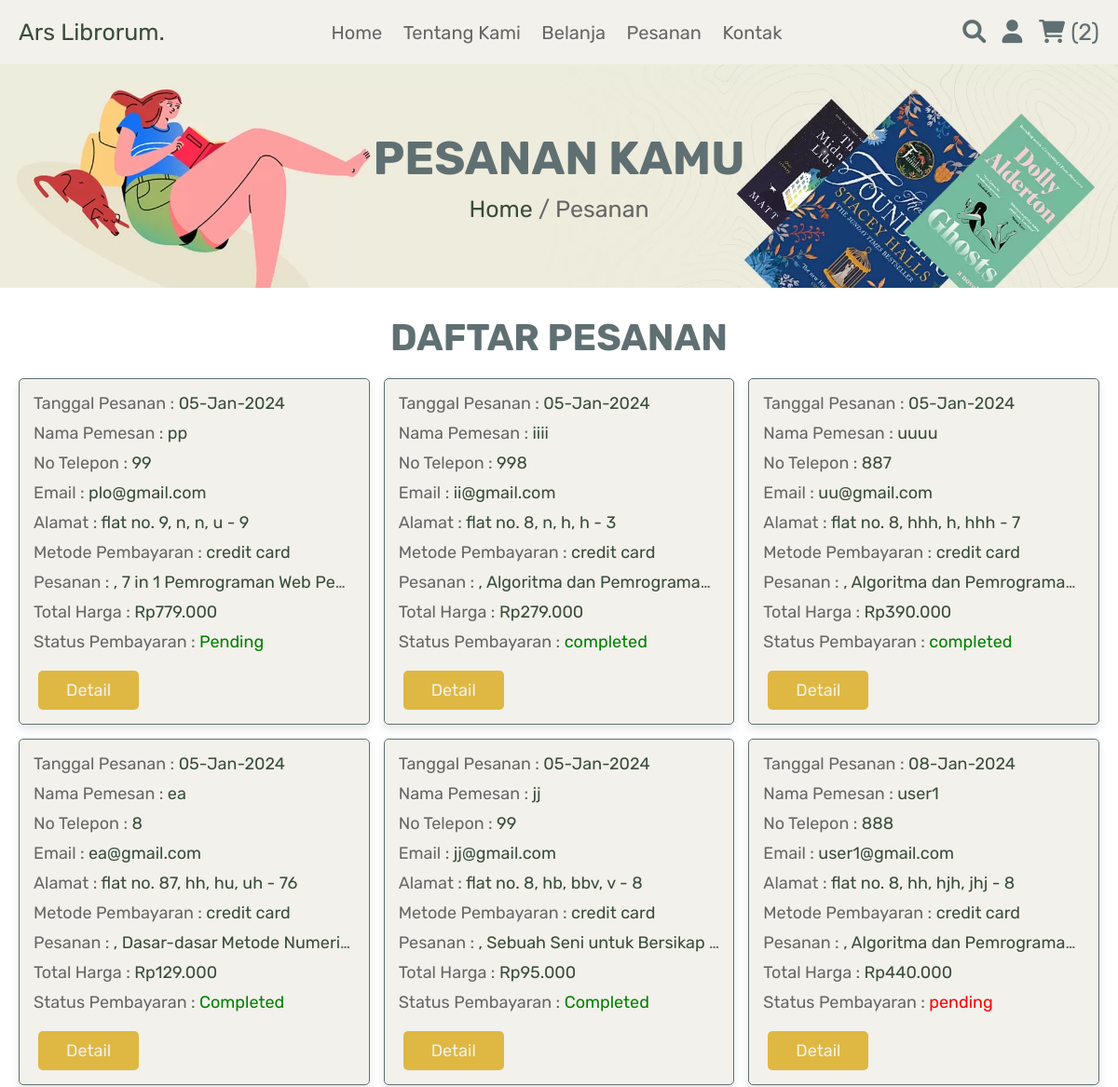
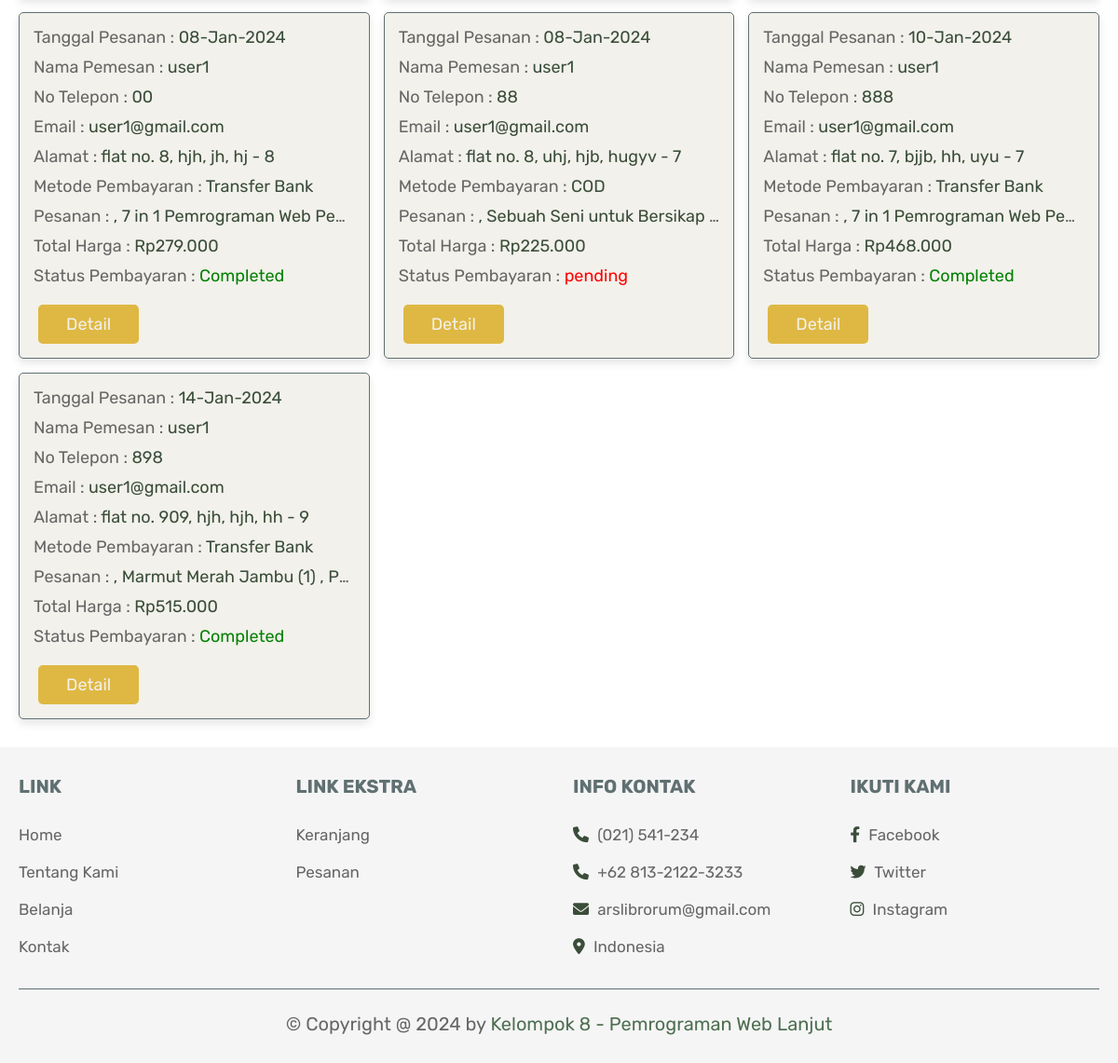
The app's page /orders.php (signed in) with its own data (2 pictures, top to bottom).
### tables this page shows
CREATE TABLE `orders` (
  `id` int(100) NOT NULL,
  `user_id` int(100) NOT NULL,
  `name` varchar(100) NOT NULL,
  `number` varchar(12) NOT NULL,
  `email` varchar(100) NOT NULL,
  `method` varchar(50) NOT NULL,
  `address` varchar(500) NOT NULL,
  `total_products` varchar(1000) NOT NULL,
  `total_price` int(100) NOT NULL,
  `placed_on` varchar(50) NOT NULL,
  `payment_status` varchar(20) NOT NULL DEFAULT 'pending'
);

### orders.php (the view, shortened to what this page needs)
<?php
include 'config.php';
$user_id = $_SESSION['user_id'];
?>
<!DOCTYPE html>
<html lang="en">
<head>
   <link rel="stylesheet" href="https://cdnjs.cloudflare.com/ajax/libs/font-awesome/6.0.0/css/all.min.css">
   <link rel="stylesheet" href="css/style.css">
</head>
<body>
<?php include 'header.php'; ?>
<div class="heading">
   <h3>Pesanan Kamu</h3>
   <p> <a href="home.php">Home</a> / Pesanan </p>
</div>
<section class="placed-orders">
   <h1 class="title">Daftar Pesanan</h1>
   <div class="box-container">
      <?php
         $order_query = mysqli_query($conn, "SELECT * FROM `orders` WHERE user_id = '$user_id'") or die('query failed');
         if(mysqli_num_rows($order_query) > 0){
            while($fetch_orders = mysqli_fetch_assoc($order_query)){
      ?>
      <div class="box">
         <p> Tanggal Pesanan : <span><?php echo $fetch_orders['placed_on']; ?></span> </p>
         <p> Nama Pemesan : <span><?php echo $fetch_orders['name']; ?></span> </p>
         <p> No Telepon : <span><?php echo $fetch_orders['number']; ?></span> </p>
         <p> Email : <span><?php echo $fetch_orders['email']; ?></span> </p>
         <p> Alamat : <span><?php echo $fetch_orders['address']; ?></span> </p>
         <p> Metode Pembayaran : <span><?php echo $fetch_orders['method']; ?></span> </p>
         <p> Pesanan : <span><?php echo $fetch_orders['total_products']; ?></span> </p>
         <p> Total Harga : <span>Rp<?php echo number_format($fetch_orders['total_price'], 0, ',', '.'); ?></span> </p>
         <p> Status Pembayaran : <span style="color:<?php if($fetch_orders['payment_status'] == 'pending'){ echo 'red'; }else{ echo 'green'; } ?>;"><?php echo $fetch_orders['payment_status']; ?></span> </p>
         <a href="detail_pesanan_user.php?id=<?php echo $fetch_orders['id']; ?>" class="detail-btn">Detail</a>
      </div>
      <?php
       }
      }else{
         echo '<p class="empty">Tidak Ada Pesanan!</p>';
      }
      ?>
   </div>
</section>
<?php include 'footer.php'; ?>
</body>
</html>

### css/style.css (style rules this page uses)
:root { --green: #4f6f52; --oldgreen: #3a4d39; --red: #c34e4c; --yellow: #dfb843; --black: #607072; --white: #f2f1eb; --light-color: #666; --light-white: #ccc; --light-bg: #f5f5f5; --border: 0.1rem solid var(--black); --box-shadow: 0 0.5rem 1rem rgba(0, 0, 0, 0.1); }
* { font-family: "Rubik", sans-serif; margin: 0; padding: 0; box-sizing: border-box; outline: none; border: none; text-decoration: none; transition: all 0.2s linear; }
html { font-size: 62.5%; overflow-x: hidden; }
section { padding: 3rem 2rem; }
.title { text-align: center; margin-bottom: 2rem; text-transform: uppercase; color: var(--black); font-size: 4rem; }
.heading { min-height: 30vh; display: flex; flex-flow: column; align-items: center; justify-content: center; gap: 1rem; background: url(../images/heading-bg.webp) no-repeat; background-size: cover; background-position: center; text-align: center; }
.heading h3 { font-size: 5rem; color: var(--black); text-transform: uppercase; }
.heading p { font-size: 2.5rem; color: var(--light-color); }
.heading p a { color: var(--oldgreen); }
.detail-btn { display: inline-block; margin-top: 1rem; padding: 1rem 3rem; cursor: pointer; color: var(--white); font-size: 1.8rem; border-radius: 0.5rem; text-transform: capitalize; margin-left: 0.5rem; margin-right: 0.1rem; background-color: var(--yellow); }
.placed-orders .box-container { display: grid; grid-template-columns: repeat(auto-fit, minmax(300px, 1fr)); gap: 1.5rem; max-width: 1200px; margin: 0 auto; align-items: flex-start; }
.placed-orders .box-container .box { background-color: var(--white); padding: 1.5rem; border: var(--border); box-shadow: var(--box-shadow); border-radius: 0.5rem; text-align: left; overflow: hidden; }
.placed-orders .box-container .box p { margin-bottom: 1rem; font-size: 1.8rem; color: var(--light-color); overflow: hidden; text-overflow: ellipsis; white-space: nowrap; }
.placed-orders .box-container .box p span { color: var(--oldgreen); }

### records on screen
orders: placed_on "05-Jan-2024", name "pp", number "99", email "plo@gmail.com", address "flat no. 9, n, n, u - 9", method "credit card", total_products ", 7 in 1 Pemrograman Web Pe…", total_price "779.000", payment_status "Pending"
orders: placed_on "05-Jan-2024", name "iiii", number "998", email "ii@gmail.com", address "flat no. 8, n, h, h - 3", method "credit card", total_products ", Algoritma dan Pemrograma…", total_price "279.000", payment_status "completed"
orders: placed_on "05-Jan-2024", name "uuuu", number "887", email "uu@gmail.com", address "flat no. 8, hhh, h, hhh - 7", method "credit card", total_products ", Algoritma dan Pemrograma…", total_price "390.000", payment_status "completed"
orders: placed_on "05-Jan-2024", name "ea", number "8", email "ea@gmail.com", address "flat no. 87, hh, hu, uh - 76", method "credit card", total_products ", Dasar-dasar Metode Numeri…", total_price "129.000", payment_status "Completed"
orders: placed_on "05-Jan-2024", name "jj", number "99", email "jj@gmail.com", address "flat no. 8, hb, bbv, v - 8", method "credit card", total_products ", Sebuah Seni untuk Bersikap…", total_price "95.000", payment_status "Completed"
orders: placed_on "08-Jan-2024", name "user1", number "888", email "user1@gmail.com", address "flat no. 8, hh, hjh, jhj - 8", method "credit card", total_products ", Algoritma dan Pemrograma…", total_price "440.000", payment_status "pending"
orders: placed_on "08-Jan-2024", name "user1", number "00", email "user1@gmail.com", address "flat no. 8, hjh, jh, hj - 8", method "Transfer Bank", total_products ", 7 in 1 Pemrograman Web Pe…", total_price "279.000", payment_status "Completed"
orders: placed_on "08-Jan-2024", name "user1", number "88", email "user1@gmail.com", address "flat no. 8, uhj, hjb, hugyv - 7", method "COD", total_products ", Sebuah Seni untuk Bersikap…", total_price "225.000", payment_status "pending"
orders: placed_on "10-Jan-2024", name "user1", number "888", email "user1@gmail.com", address "flat no. 7, bjjb, hh, uyu - 7", method "Transfer Bank", total_products ", 7 in 1 Pemrograman Web Pe…", total_price "468.000", payment_status "Completed"
orders: placed_on "14-Jan-2024", name "user1", number "898", email "user1@gmail.com", address "flat no. 909, hjh, hjh, hh - 9", method "Transfer Bank", total_products ", Marmut Merah Jambu (1) , P…", total_price "515.000", payment_status "Completed"

### other values on screen
$cart_rows_number "2"
